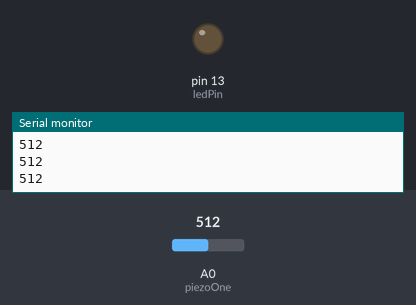
A sketch run on a simulated Arduino Uno, built with avr-gcc and run on an emulated ATmega328P. Parts: output pins drawn as LEDs (lit = HIGH), the last lines printed to the serial monitor. The test bench sets the inputs (shaded band); at power-on: A0 (piezoOne) = 512.

Above: at 1.2 s.
1.3 s: A0 (piezoOne) set to 890
2.8 s: A0 (piezoOne) set to 915
At 4.1 s:
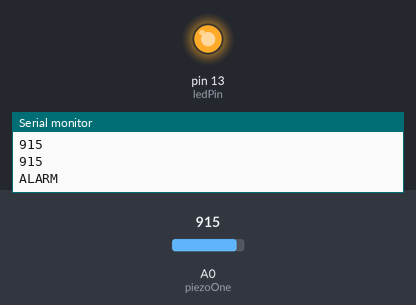
Timing chart, 0 to 5.8 s (numbered marks = the images above; inputs shaded):
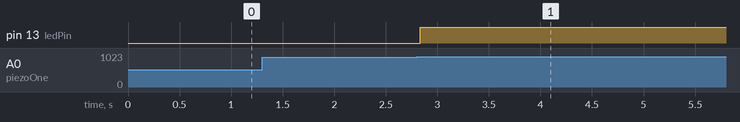

Measured:
- the behaviour switches between 900 and 901 on A0 (piezoOne) (found by bisection; images 0 and 1)
- after the input at 2.8 s, pin 13 (ledPin): LOW → HIGH at once

The sketch:

UnoTesting_12-02-18.ino
```cpp
const int piezoOne = 0;
const int ledPin = 13;
const int threshold = 600;

void setup() {
  // put your setup code here, to run once:

  pinMode(ledPin, OUTPUT);
  Serial.begin(9600);

}

void loop() {
  // put your main code here, to run repeatedly:

  int val = analogRead(piezoOne);
  Serial.println(val);

  if (val > threshold) {

    if (val > 601 && val <= 700) {
      Serial.println("S1 ALERT!");
      Serial.println(val);
    }

    else if (val > 701 && val <= 800) {
      Serial.println("S2 ALERT!");
      Serial.println(val);
    }

    else if (val > 801 && val <= 900) {
      Serial.println("FINAL ALERT!");
      Serial.println(val);
    }

    else if (val > 900) {
      Serial.println("ALARM");
      digitalWrite(ledPin, HIGH);
      Serial.println(val);
    }
  }

  /*
  if (val < threshold) {
    digitalWrite(ledPin, HIGH);
    delay(500);
    digitalWrite(ledPin, LOW);
  } else {
    digitalWrite(ledPin, LOW);
  }
  */

}
```
